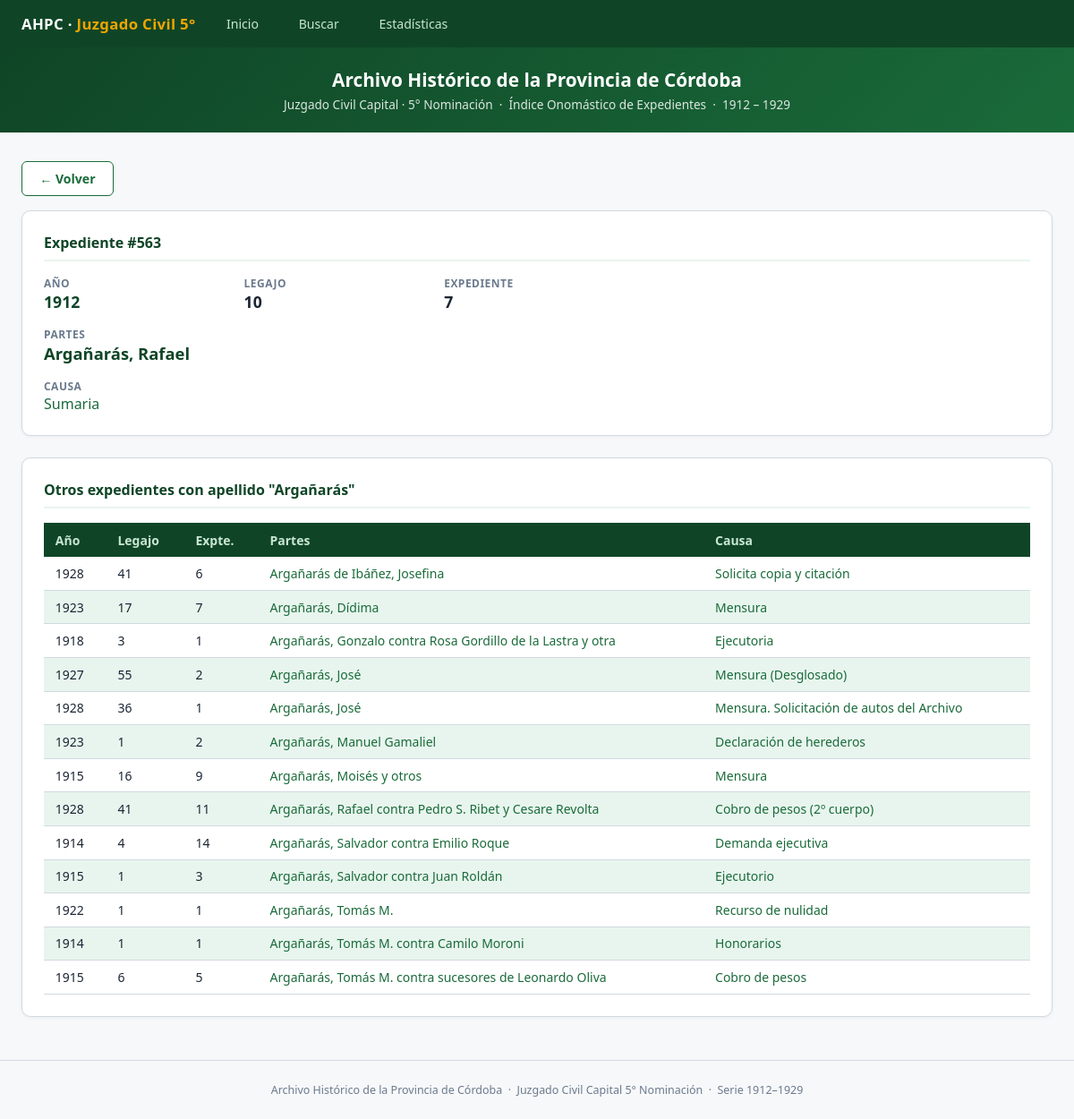
Page /detalle/563 on the committed database.
### tables this page shows
CREATE TABLE registros (
    id INTEGER PRIMARY KEY AUTOINCREMENT,
    anio INTEGER,
    legajo TEXT,
    expediente TEXT,
    partes TEXT,
    causa TEXT
);

### app.py (the view)
@app.route('/detalle/<int:rid>')
def detalle(rid):
    rows = query("SELECT * FROM registros WHERE id = ?", (rid,))
    if not rows:
        return "Registro no encontrado", 404
    reg = dict(rows[0])
    apellido = reg['partes'].split(',')[0].strip() if reg['partes'] else ''
    otros_partes = []
    if apellido:
        otros_partes = query("""SELECT id, anio, legajo, expediente, partes, causa
                                FROM registros WHERE partes LIKE ? AND id != ?
                                ORDER BY partes ASC, anio ASC LIMIT 50""",
                             (f"{apellido}%", rid))
    return render_template('detalle.html', reg=reg,
                           otros_partes=[dict(r) for r in otros_partes],
                           apellido=apellido)

### app.py (called while the page is built)
def get_db():
    conn = sqlite3.connect(DB_PATH)
    conn.row_factory = sqlite3.Row
    return conn

def query(sql, params=()):
    conn = get_db()
    cur = conn.cursor()
    cur.execute(sql, params)
    rows = cur.fetchall()
    conn.close()
    return rows

### templates/detalle.html (shortened to what this page needs)
{% extends 'base.html' %}
{% block content %}
<main>
  <div style="margin-bottom:1rem">
    <a href="javascript:history.back()" class="btn btn-secondary">← Volver</a>
  </div>
  <div class="card">
    <h2>Expediente #{{ reg.id }}</h2>
    <div style="display:grid;grid-template-columns:repeat(auto-fit,minmax(200px,1fr));gap:1rem;margin-top:.5rem">
      <div>
        <div style="font-size:.75rem;color:var(--muted);font-weight:600;text-transform:uppercase;letter-spacing:.04em">Año</div>
        <div style="font-size:1.1rem;font-weight:700;color:var(--verde-dark)">{{ reg.anio or '—' }}</div>
      </div>
      <div>
        <div style="font-size:.75rem;color:var(--muted);font-weight:600;text-transform:uppercase;letter-spacing:.04em">Legajo</div>
        <div style="font-size:1.1rem;font-weight:700">{{ reg.legajo or '—' }}</div>
      </div>
      <div>
        <div style="font-size:.75rem;color:var(--muted);font-weight:600;text-transform:uppercase;letter-spacing:.04em">Expediente</div>
        <div style="font-size:1.1rem;font-weight:700">{{ reg.expediente or '—' }}</div>
      </div>
      <div style="grid-column:1/-1">
        <div style="font-size:.75rem;color:var(--muted);font-weight:600;text-transform:uppercase;letter-spacing:.04em">Partes</div>
        <div style="font-size:1.15rem;font-weight:700;color:var(--verde-dark)">{{ reg.partes or '—' }}</div>
      </div>
      <div style="grid-column:1/-1">
        <div style="font-size:.75rem;color:var(--muted);font-weight:600;text-transform:uppercase;letter-spacing:.04em">Causa</div>
        <div style="font-size:1rem">
          {% if reg.causa %}
          <a href="/causa/{{ reg.causa|urlencode }}">{{ reg.causa }}</a>
          {% else %}—{% endif %}
        </div>
      </div>
    </div>
  </div>
  {% if otros_partes %}
  <div class="card">
    <h2>Otros expedientes con apellido "{{ apellido }}"</h2>
    <div class="tbl-wrap">
      <table>
        <thead><tr><th>Año</th><th>Legajo</th><th>Expte.</th><th>Partes</th><th>Causa</th></tr></thead>
        <tbody>
          {% for r in otros_partes %}
          <tr>
            <td>{{ r.anio or '' }}</td>
            <td>{{ r.legajo or '' }}</td>
            <td>{{ r.expediente or '' }}</td>
            <td><a href="/detalle/{{ r.id }}">{{ r.partes or '' }}</a></td>
            <td><a href="/causa/{{ r.causa|urlencode }}">{{ r.causa or '' }}</a></td>
          </tr>
          {% endfor %}
        </tbody>
      </table>
    </div>
  </div>
  {% endif %}
</main>
{% endblock %}

### templates/base.html (style rules this page uses)
:root { --verde:#1a6b3a;--verde-dark:#0f4526;--verde-light:#e8f5ee; --verde-mid:#2d9957;--acento:#f0a500; --gris:#f7f8fa;--borde:#d1d9e0;--texto:#1a2433;--muted:#6b7a8d; }
* { box-sizing:border-box;margin:0;padding:0 }
body { font-family:'Segoe UI',system-ui,sans-serif;color:var(--texto);background:var(--gris);min-height:100vh }
a { color:var(--verde);text-decoration:none }
main { max-width:1200px;margin:2rem auto;padding:0 1.5rem }
.card { background:#fff;border:1px solid var(--borde);border-radius:10px;padding:1.5rem;margin-bottom:1.5rem;box-shadow:0 1px 4px rgba(0,0,0,.05) }
.card h2 { font-size:1rem;font-weight:700;color:var(--verde-dark);margin-bottom:1rem;padding-bottom:.5rem;border-bottom:2px solid var(--verde-light) }
.tbl-wrap { overflow-x:auto }
table { width:100%;border-collapse:collapse;font-size:.875rem }
thead th { background:var(--verde-dark);color:#c8e6d4;padding:.6rem .8rem;text-align:left;font-weight:600;white-space:nowrap }
tbody tr { border-bottom:1px solid var(--borde) }
tbody tr:nth-child(even) { background:var(--verde-light) }
td { padding:.55rem .8rem;vertical-align:top }
td a { color:var(--verde) }
.btn { display:inline-flex;align-items:center;gap:.4rem;padding:.55rem 1.2rem;border-radius:6px;font-size:.88rem;font-weight:600;cursor:pointer;border:none;transition:background .15s,transform .1s }
.btn-secondary { background:#fff;color:var(--verde);border:1px solid var(--verde) }

### rows in the picture
registros: id "563", anio "1912", legajo "10", expediente "7", partes "Argañarás, Rafael", causa "Sumaria"
registros: anio "1928", legajo "41", expediente "6", partes "Argañarás de Ibáñez, Josefina", causa "Solicita copia y citación"
registros: anio "1923", legajo "17", expediente "7", partes "Argañarás, Dídima", causa "Mensura"
registros: anio "1918", legajo "3", expediente "1", partes "Argañarás, Gonzalo contra Rosa Gordillo de la Lastra y otra", causa "Ejecutoria"
registros: anio "1927", legajo "55", expediente "2", partes "Argañarás, José", causa "Mensura (Desglosado)"
registros: anio "1928", legajo "36", expediente "1", partes "Argañarás, José", causa "Mensura. Solicitación de autos del Archivo"
registros: anio "1923", legajo "1", expediente "2", partes "Argañarás, Manuel Gamaliel", causa "Declaración de herederos"
registros: anio "1915", legajo "16", expediente "9", partes "Argañarás, Moisés y otros", causa "Mensura"
registros: anio "1928", legajo "41", expediente "11", partes "Argañarás, Rafael contra Pedro S. Ribet y Cesare Revolta", causa "Cobro de pesos (2º cuerpo)"
registros: anio "1914", legajo "4", expediente "14", partes "Argañarás, Salvador contra Emilio Roque", causa "Demanda ejecutiva"
registros: anio "1915", legajo "1", expediente "3", partes "Argañarás, Salvador contra Juan Roldán", causa "Ejecutorio"
registros: anio "1922", legajo "1", expediente "1", partes "Argañarás, Tomás M.", causa "Recurso de nulidad"
registros: anio "1914", legajo "1", expediente "1", partes "Argañarás, Tomás M. contra Camilo Moroni", causa "Honorarios"
registros: anio "1915", legajo "6", expediente "5", partes "Argañarás, Tomás M. contra sucesores de Leonardo Oliva", causa "Cobro de pesos"

### other values in the picture
{{ apellido }} "Argañarás"
